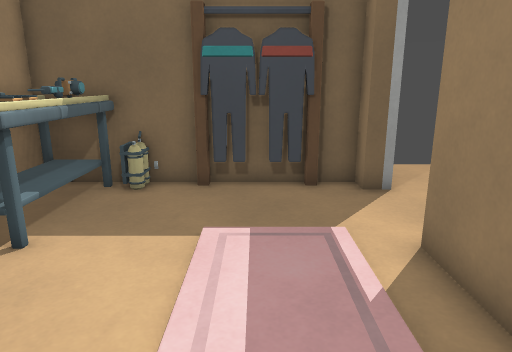
view 1 (above)

12 first-person views from a walk through a Godot game level. The camera is 1.5 m above the floor, tilts 14° down and sees 70° across. The floor is counted in squares, 0.5 m on a side. Each view is taken from the middle of a square. On the plan, view 1 faces up. The plan holds only what a view shows up to about 20 squares ahead; the rest is blank. Characters and animated objects are left out. Surface patterns are stand-ins for the level's own textures.

view 2
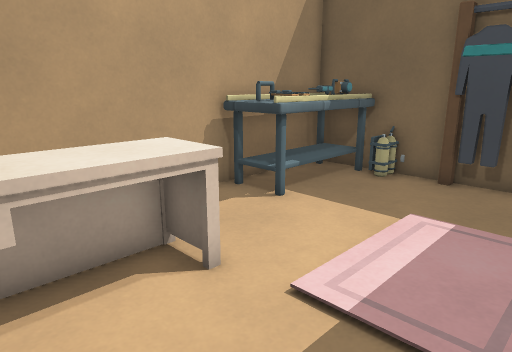

view 3
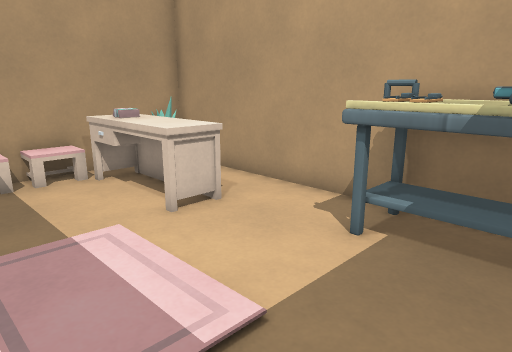

view 4
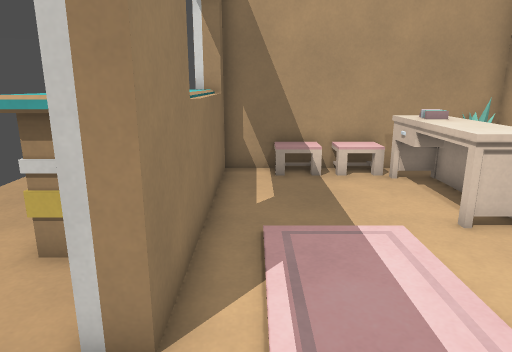

view 5
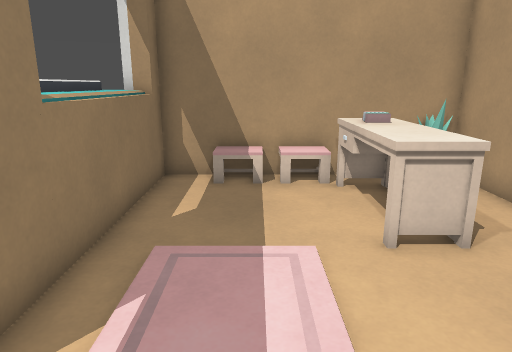

view 6
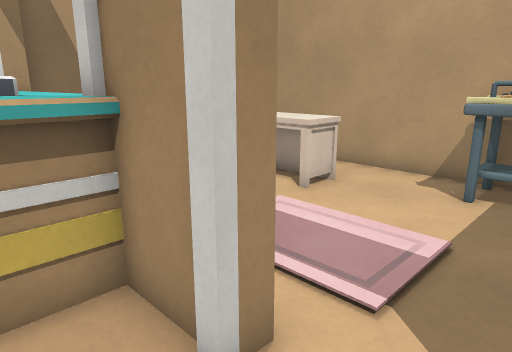

view 7
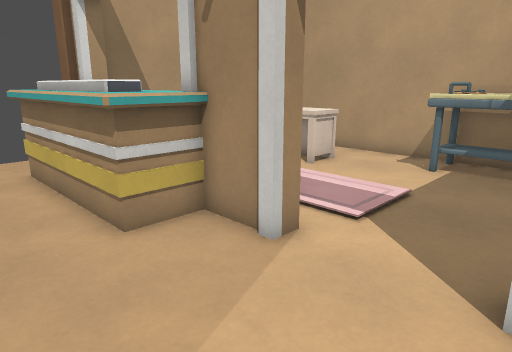

view 8
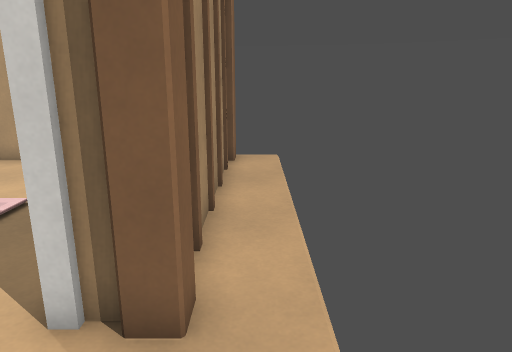

view 9
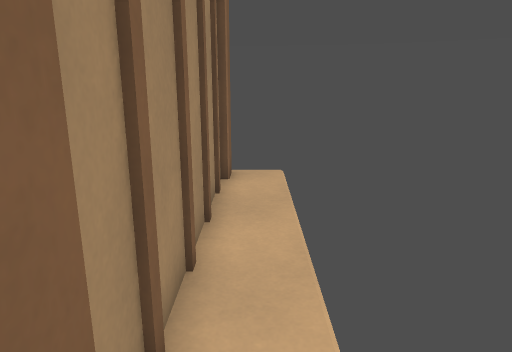

view 10
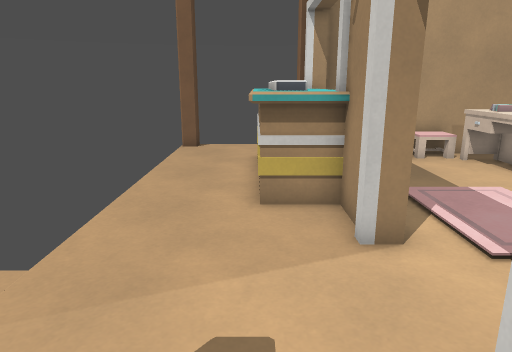

view 11
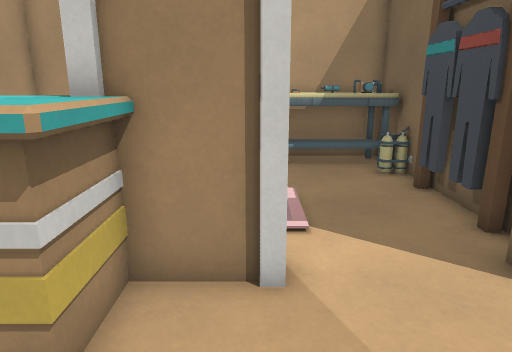

view 12
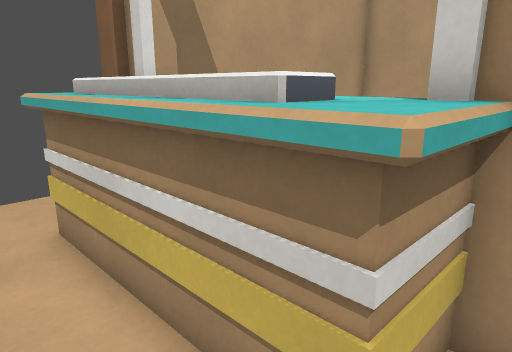

### Floor plan
Key: @ floor where view 1 was taken; # wall or solid block; . floor; / step, stairs or slope; ^ raised ledge; B bench; T tank; R rack; E desk; C chair.
Columns run from 8 left of view 1 to 10 right of it. Each row starts with its distance up from view 1.
 13  .............. .
 12 #############..
 11  #BBT###R####.   .
 10  #BBTT.....##.
  9  #BBB.............
  8  #BBB............./
  7  #BBB............./
  6  #BBB......##.....
  5  #.........##.....
  4  #.........##^^...
  3  #..EE.....^^^^...
  2  #..EEE....^^^^...
  1  #..EEE....^^^^...
  0  #. EEE.@..^^^^...
 -1  #. EEE....^^^^...
 -2  #  EEE....^^^^...
 -3  ############ ^...
 -4       C  C  # ....
 -5               ...##
 -6                  #

Positions as (right, up) in squares from view 1, and headings:
1: (0, 0), facing up
2: (2, -1), facing up-left
3: (2, 10), facing down-left
4: (2, 10), facing down
5: (0, 9), facing down
6: (6, 9), facing down-left
7: (9, 11), facing down-left
8: (8, 13), facing left
9: (5, 13), facing left
10: (6, 13), facing down
11: (9, 6), facing left
12: (8, 5), facing down-left
